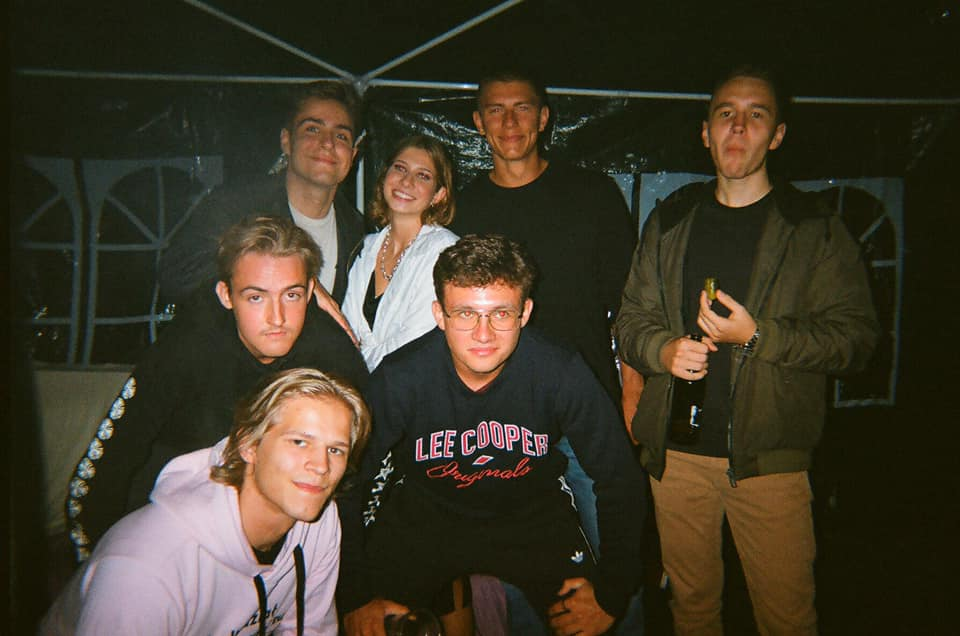
#> input picture Images/grupa.jpg, 960 x 636 px
$ python test12.py
#> lines starting #> are read from the running program, lines starting #| are printed output that depends on the picture; after the words box and inside, x2 and y2 are one past the last pixel; in counts of white or black regions, pixels touching at a corner belong together
import cv2 as cv
import os

path = os.path.join(os.path.dirname(__file__))

img = cv.imread(path + "/Images/grupa.jpg")
#> img is the input picture: shape (636, 960, 3); mean B, G, R 39.9, 56, 62.7
gray = cv.cvtColor(img, cv.COLOR_BGR2GRAY)
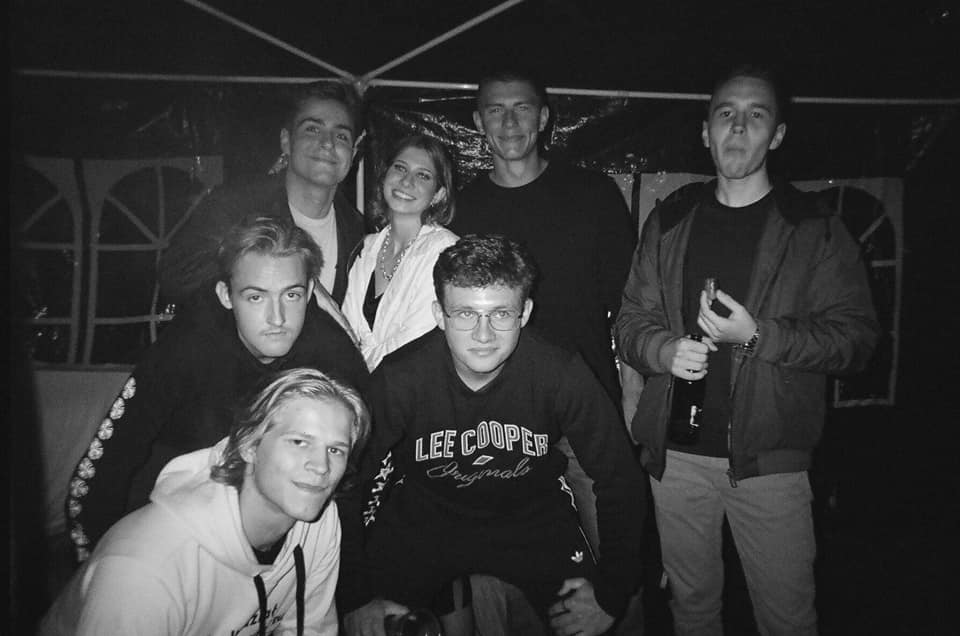
#> gray: shape (636, 960); min 1, max 254, mean 56.2
haar_cascade = cv.CascadeClassifier(path + "/Detectors/frontal_face_default.xml")
faces_rect = haar_cascade.detectMultiScale(gray, scaleFactor = 1.1, minNeighbors = 5)
#> faces_rect = [[379, 149, 65, 65], [268, 409, 94, 94], [472, 80, 76, 76], [231, 262, 87, 87], [440, 280, 88, 88], [697, 82, 90, 90], [285, 100, 82, 82]]
for (x,y,w,h) in faces_rect:
    cv.rectangle(img, (x,y), (x+w,y+h), (240,0,240), 2)
#> this loop made 7 passes
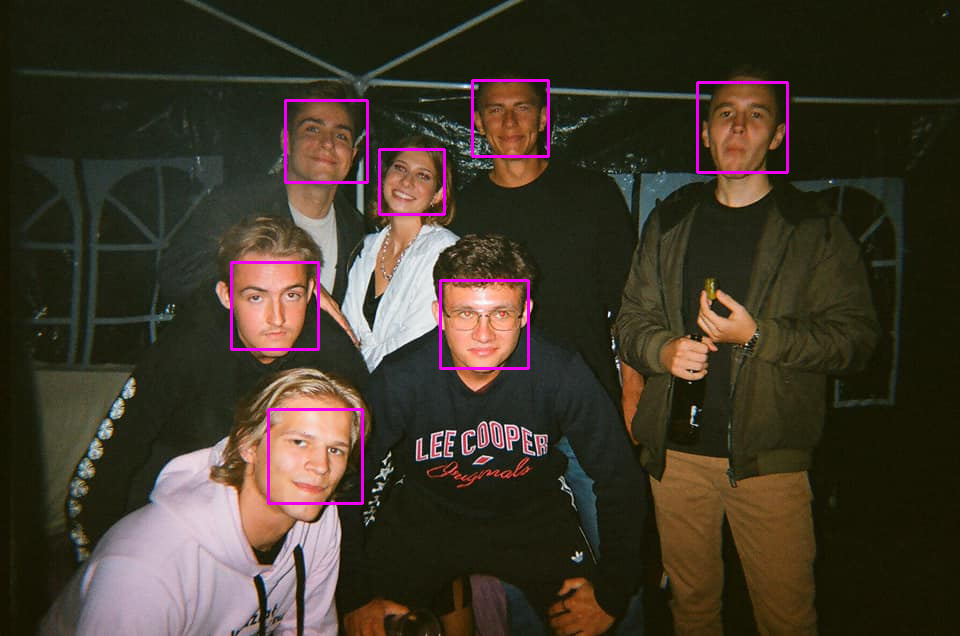
#> img: shape (636, 960, 3); 1.14% of pixels changed, all inside (x1, y1, x2, y2) = (230, 79, 789, 505)


cv.imshow("grupa", img)


cv.waitKey(0)

$ run again, with Images/awatar low res.jpg copied over Images/grupa.jpg
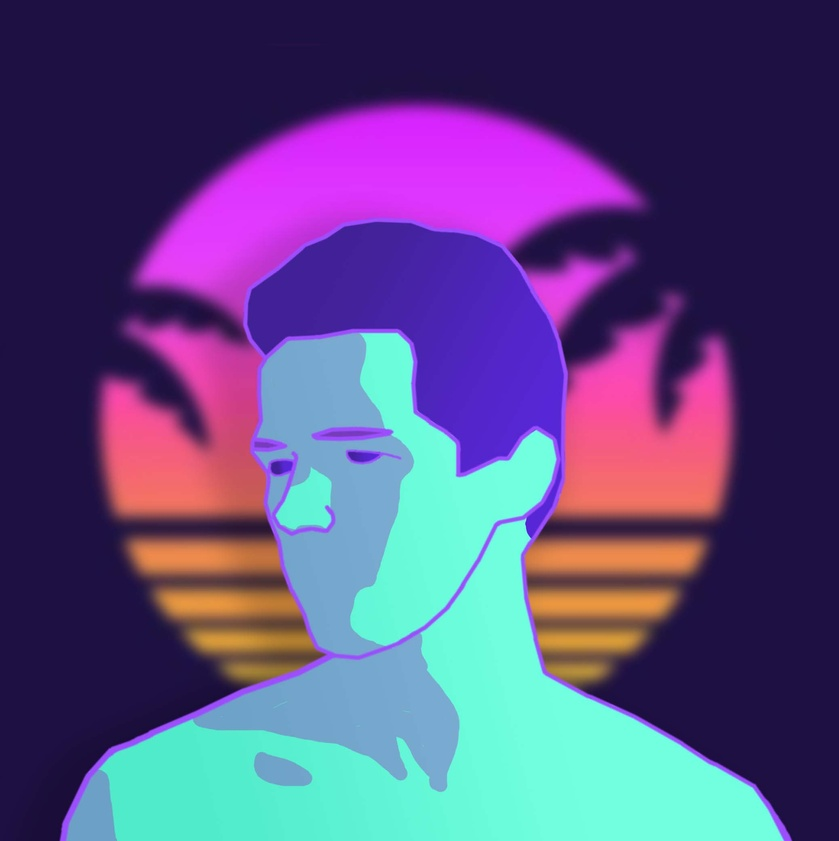
#> input picture Images/awatar low res.jpg, 839 x 841 px, shrunk from 2076 x 2081 before the run
#> img is the input picture: shape (841, 839, 3); mean B, G, R 128.6, 78, 88.8
#> `gray = cv.cvtColor(img, cv.COLOR_BGR2GRAY)`:
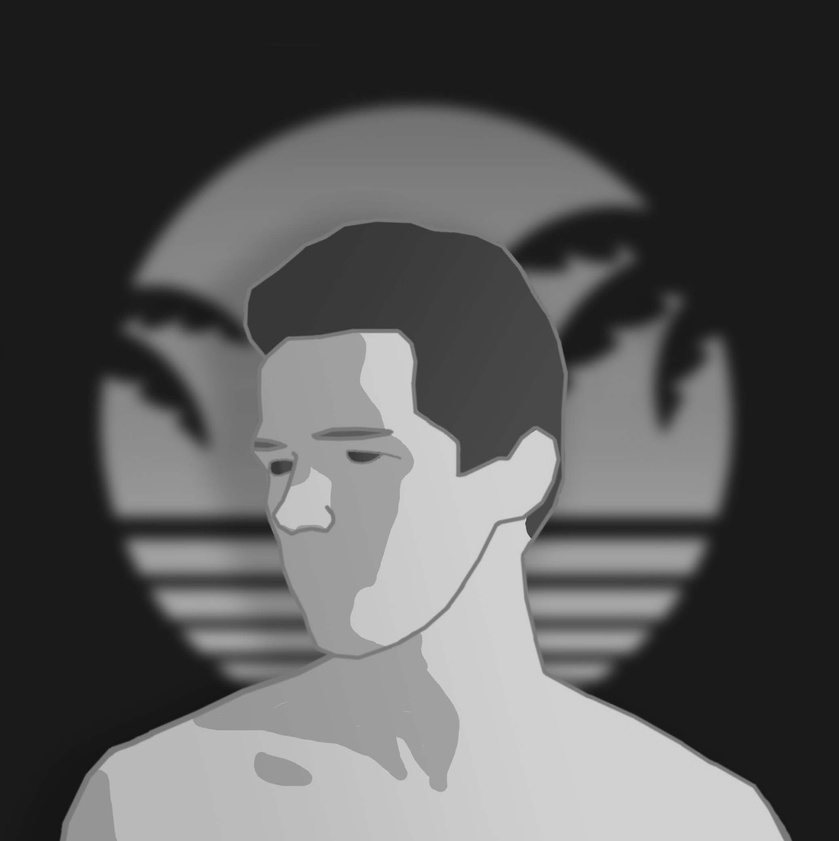
#> gray: shape (841, 839); min 17, max 215, mean 87
#> faces_rect = ()
